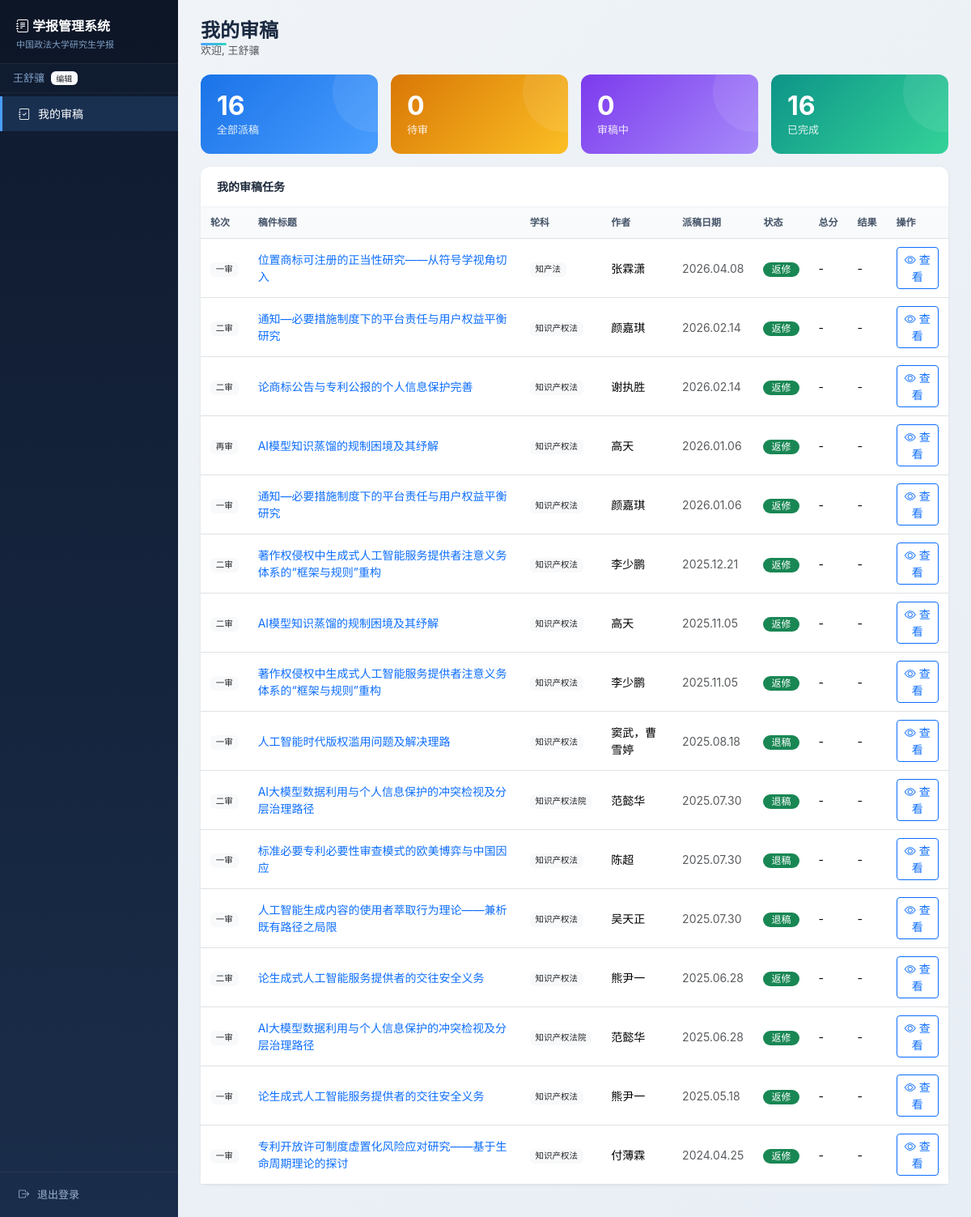
/editor/ (signed in), run on the app's committed database.
### tables this page shows
CREATE TABLE editors (
            id       INTEGER PRIMARY KEY AUTOINCREMENT,
            name     TEXT NOT NULL UNIQUE,
            email    TEXT,
            role     TEXT DEFAULT '编辑',
            subjects TEXT,
            notes    TEXT,
            active   INTEGER DEFAULT 1
        , password_hash TEXT DEFAULT NULL, last_login TEXT);

CREATE TABLE assignments (
            id              INTEGER PRIMARY KEY AUTOINCREMENT,
            submission_id   INTEGER NOT NULL REFERENCES submissions(id),
            editor_id       INTEGER NOT NULL REFERENCES editors(id),
            round           TEXT NOT NULL DEFAULT '一审',
            assigned_date   TEXT NOT NULL,
            deadline        TEXT,
            status          TEXT DEFAULT '待审',
            result          TEXT,
            result_date     TEXT,
            opinion_summary TEXT,
            notes           TEXT,
            created_at      TEXT DEFAULT (datetime('now','localtime'))
        , score_topic REAL, score_argument REAL, score_innovation REAL, score_standard REAL, score_total REAL, review_opinion TEXT, review_comment TEXT, file_review TEXT, file_annotated TEXT, reviewed_at TEXT);

CREATE TABLE submissions (
            id              INTEGER PRIMARY KEY AUTOINCREMENT,
            title           TEXT NOT NULL,
            field           TEXT NOT NULL,
            sub_field       TEXT,
            submission_type TEXT DEFAULT '正常来稿',
            author1_id      INTEGER REFERENCES authors(id),
            author2_id      INTEGER REFERENCES authors(id),
            received_date   TEXT NOT NULL,
            status          TEXT DEFAULT '待处理',
            issue           TEXT,
            file_path       TEXT,
            notes           TEXT,
            created_at      TEXT DEFAULT (datetime('now','localtime')),
            updated_at      TEXT DEFAULT (datetime('now','localtime'))
        );

CREATE TABLE authors (
            id          INTEGER PRIMARY KEY AUTOINCREMENT,
            name        TEXT NOT NULL,
            email       TEXT,
            phone       TEXT,
            address     TEXT,
            affiliation TEXT,
            department  TEXT,
            grade       TEXT,
            notes       TEXT,
            created_at  TEXT DEFAULT (datetime('now','localtime'))
        );

### webapp.py (the view)
@app.route("/editor/")
@login_required
def editor_dashboard():
    conn = get_conn()
    eid = current_user.id
    assigns = conn.execute("""
        SELECT a.id, a.round, a.status, a.result, a.assigned_date, a.deadline,
               a.score_total, a.review_opinion, a.reviewed_at,
               a.file_review, a.file_annotated,
               s.id AS sid, s.title, s.field, s.submission_type,
               au.name AS author_name, au.affiliation AS author_aff
        FROM assignments a
        JOIN submissions s ON a.submission_id = s.id
        LEFT JOIN authors au ON s.author1_id = au.id
        WHERE a.editor_id=?
        ORDER BY a.status='待审' DESC, a.assigned_date DESC
    """, (eid,)).fetchall()
    stats = {
        "total": len(assigns),
        "pending": sum(1 for a in assigns if a["status"] == "待审"),
        "reviewing": sum(1 for a in assigns if a["status"] == "审稿中"),
        "done": sum(1 for a in assigns if a["status"] in ("已返回", "已通过", "返修", "退稿")),
    }
    conn.close()
    return render_template("editor_dashboard.html", assigns=assigns, stats=stats)

### webapp.py (called while the page is built)
@login_manager.user_loader
def load_user(user_id):
    conn = get_conn()
    row = conn.execute("SELECT * FROM editors WHERE id=?", (user_id,)).fetchone()
    conn.close()
    return EditorUser(row) if row else None

def get_conn():
    conn = sqlite3.connect(DB_PATH)
    conn.row_factory = sqlite3.Row
    conn.execute("PRAGMA foreign_keys=ON")
    return conn

def need_setup():
    conn = get_conn()
    cnt = conn.execute(
        "SELECT COUNT(*) FROM editors WHERE password_hash IS NOT NULL"
    ).fetchone()[0]
    conn.close()
    return cnt == 0

@app.before_request
def before_request():
    if not need_setup():
        return
    if request.endpoint not in ("setup", "static"):
        return redirect(url_for("setup"))

    @property
    def is_admin(self):
        return self.role in ("主编", "管理员")

### templates/editor_dashboard.html (shortened to what this page needs)
{% extends "base.html" %}
{% block content %}
<div class="page-header">
    <h4>我的审稿</h4>
    <p class="text-muted">欢迎, {{ current_user.name }}</p>
</div>
<div class="row g-3 mb-3">
    <div class="col-md-3">
        <div class="stat-card stat-blue">
            <div class="number">{{ stats.total }}</div>
            <div class="label">全部派稿</div>
        </div>
    </div>
    <div class="col-md-3">
        <div class="stat-card stat-orange">
            <div class="number">{{ stats.pending }}</div>
            <div class="label">待审</div>
        </div>
    </div>
    <div class="col-md-3">
        <div class="stat-card stat-purple">
            <div class="number">{{ stats.reviewing }}</div>
            <div class="label">审稿中</div>
        </div>
    </div>
    <div class="col-md-3">
        <div class="stat-card stat-green">
            <div class="number">{{ stats.done }}</div>
            <div class="label">已完成</div>
        </div>
    </div>
</div>
<div class="card">
    <div class="card-header">我的审稿任务</div>
    <div class="card-body p-0">
        {% if assigns %}
        <div class="table-responsive">
            <table class="table table-hover mb-0">
                <thead>
                    <tr>
                        <th>轮次</th><th>稿件标题</th><th>学科</th><th>作者</th>
                        <th>派稿日期</th><th>状态</th><th>总分</th><th>结果</th><th>操作</th>
                    </tr>
                </thead>
                <tbody>
                    {% for a in assigns %}
                    <tr class="tr-{{ a.status }}">
                        <td><span class="badge bg-light text-dark">{{ a.round }}</span></td>
                        <td><a href="{{ url_for('submission_detail', sid=a.sid) }}" class="text-decoration-none">{{ a.title[:35] }}{% if a.title|length > 35 %}…{% endif %}</a></td>
                        <td><span class="badge bg-light text-dark">{{ a.field }}</span></td>
                        <td>{{ a.author_name or '-' }}</td>
                        <td class="text-muted">{{ a.assigned_date }}</td>
                        <td><span class="badge badge-status
                            {% if a.status == '待审' %}bg-secondary
                            {% elif a.status == '审稿中' %}bg-warning text-dark
                            {% elif a.status == '已返回' %}bg-info text-dark
                            {% elif a.status in ('已通过','返修','退稿') %}bg-success
                            {% else %}bg-secondary{% endif %}">{{ a.status }}</span></td>
                        <td>{{ a.score_total if a.score_total else '-' }}</td>
                        <td>{{ a.review_opinion if a.review_opinion else '-' }}</td>
                        <td>
                            {% if a.status in ('待审', '审稿中') %}
                            <a href="{{ url_for('editor_review', aid=a.id) }}" class="btn btn-sm btn-primary">
                                <i class="bi bi-pencil"></i> 审稿
                            </a>
                            {% else %}
                            <a href="{{ url_for('editor_review', aid=a.id) }}" class="btn btn-sm btn-outline-primary">
                                <i class="bi bi-eye"></i> 查看
                            </a>
                            {% endif %}
                        </td>
                    </tr>
                    {% endfor %}
                </tbody>
            </table>
        </div>
        {% else %}
        <div class="empty-state"><i class="bi bi-inbox"></i><p>暂无审稿任务</p></div>
        {% endif %}
    </div>
</div>
{% endblock %}

### templates/base.html (shortened to what this page needs)
<!DOCTYPE html>
<html lang="zh-CN">
<head>
    <link href="https://cdn.bootcdn.net/ajax/libs/bootstrap/5.3.3/css/bootstrap.min.css" rel="stylesheet">
    <link rel="stylesheet" href="https://cdn.bootcdn.net/ajax/libs/bootstrap-icons/1.11.3/font/bootstrap-icons.min.css">
</head>
<body>
    {% if current_user.is_authenticated %}
    <nav class="sidebar d-none d-md-block">
        <div class="brand">
            <i class="bi bi-journal-text me-1"></i>学报管理系统
            <small>中国政法大学研究生学报</small>
        </div>
        <div class="px-3 py-2" style="border-bottom:1px solid rgba(255,255,255,.06);font-size:13px">
            <span style="color:#7e9ec4">{{ current_user.name }}</span>
            <span class="badge bg-light text-dark ms-1" style="font-size:10px">{{ current_user.role }}</span>
        </div>
        <ul class="nav flex-column mt-1">
            <li class="nav-item">
                <a class="nav-link {% if request.path.startswith('/editor/') %}active{% endif %}" href="{{ url_for('editor_dashboard') }}">
                    <i class="bi bi-journal-check"></i>我的审稿
                </a>
            </li>
        </ul>
        <div style="position:absolute;bottom:0;left:0;right:0;padding:12px 20px;border-top:1px solid rgba(255,255,255,.06)">
            <a href="{{ url_for('logout') }}" class="nav-link" style="padding:6px 0;color:#9bb3d1;font-size:13px">
                <i class="bi bi-box-arrow-right"></i>退出登录
            </a>
        </div>
    </nav>
    {% endif %}
    <div class="main">
        {% block content %}{% endblock %}
    </div>
</body>
</html>

### templates/base.html (style rules this page uses)
body { background: linear-gradient(135deg, #f0f4f8 0%, #e8eef5 100%); font-family: -apple-system, "Microsoft YaHei", "PingFang SC", sans-serif; }
.sidebar { position: fixed; top: 0; bottom: 0; left: 0; width: 220px; background: linear-gradient(180deg, #0f1a2e 0%, #1a2d4a 100%); z-index: 100; padding-top: 0; overflow-y: auto; }
.sidebar .brand { padding: 20px 20px 14px; color: #fff; font-size: 16px; font-weight: 700; border-bottom: 1px solid rgba(255,255,255,.08); background: rgba(0,0,0,.15); }
.sidebar .brand small { display: block; font-size: 11px; font-weight: 400; color: #7e9ec4; margin-top: 3px; }
.sidebar .nav-link { color: #9bb3d1; padding: 11px 20px; font-size: 14px; border-radius: 0; transition: all .2s; border-left: 3px solid transparent; }
.sidebar .nav-link.active { color: #fff; background: rgba(74,158,255,.15); border-left: 3px solid #4a9eff; }
.sidebar .nav-link i { margin-right: 10px; width: 18px; text-align: center; }
.main { margin-left: 220px; padding: 24px 28px; min-height: 100vh; }
.page-header { margin-bottom: 20px; }
.page-header h4 { margin: 0; font-weight: 700; color: #1a2940; position: relative; display: inline-block; }
.page-header h4::after { content: ''; position: absolute; bottom: -3px; left: 0; width: 32px; height: 3px; background: linear-gradient(90deg, #4a9eff, #2dd4bf); border-radius: 2px; }
.page-header .text-muted { font-size: 13px; }
.card { border: none; border-radius: 12px; box-shadow: 0 1px 4px rgba(0,0,0,.06); margin-bottom: 16px; background: #fff; transition: box-shadow .2s; }
.card-header { background: #fff; border-bottom: 1px solid #f0f2f5; padding: 14px 20px; font-weight: 600; font-size: 14px; border-radius: 12px 12px 0 0 !important; color: #1e293b; }
.stat-card { padding: 20px; border-radius: 12px; color: #fff; transition: transform .15s, box-shadow .2s; position: relative; overflow: hidden; }
.stat-card::after { content: ''; position: absolute; top: -30%; right: -20%; width: 100px; height: 100px; border-radius: 50%; background: rgba(255,255,255,.08); }
.stat-card .number { font-size: 32px; font-weight: 700; line-height: 1.2; }
.stat-card .label { font-size: 13px; opacity: .87; }
.stat-blue { background: linear-gradient(135deg, #1a73e8, #4a9eff); }
.stat-green { background: linear-gradient(135deg, #0d9488, #34d399); }
.stat-orange { background: linear-gradient(135deg, #d97706, #fbbf24); }
.stat-purple { background: linear-gradient(135deg, #7c3aed, #a78bfa); }
.table th { font-weight: 600; color: #475569; font-size: 12px; text-transform: none; border-top: none; white-space: nowrap; background: #f8fafc; padding: 10px 12px !important; }
.table td { vertical-align: middle; font-size: 14px; padding: 10px 12px !important; }
.badge-status { font-size: 12px; padding: 3px 10px; border-radius: 12px; font-weight: 500; }
.badge { font-weight: 500; }

### data on the page
editors: name "王舒骧", role "编辑"
assignments: round "一审", title "位置商标可注册的正当性研究——从符号学视角切入", field "知产法", name "张霖潇", assigned_date "2026.04.08", status "返修", score_total "-", review_opinion "-"
assignments: round "二审", title "通知—必要措施制度下的平台责任与用户权益平衡研究", field "知识产权法", name "颜嘉琪", assigned_date "2026.02.14", status "返修", score_total "-", review_opinion "-"
assignments: round "二审", title "论商标公告与专利公报的个人信息保护完善", field "知识产权法", name "谢执胜", assigned_date "2026.02.14", status "返修", score_total "-", review_opinion "-"
assignments: round "再审", title "AI模型知识蒸馏的规制困境及其纾解", field "知识产权法", name "高天", assigned_date "2026.01.06", status "返修", score_total "-", review_opinion "-"
assignments: round "一审", title "通知—必要措施制度下的平台责任与用户权益平衡研究", field "知识产权法", name "颜嘉琪", assigned_date "2026.01.06", status "返修", score_total "-", review_opinion "-"
assignments: round "二审", title "著作权侵权中生成式人工智能服务提供者注意义务体系的“框架与规则”重构", field "知识产权法", name "李少鹏", assigned_date "2025.12.21", status "返修", score_total "-", review_opinion "-"
assignments: round "二审", title "AI模型知识蒸馏的规制困境及其纾解", field "知识产权法", name "高天", assigned_date "2025.11.05", status "返修", score_total "-", review_opinion "-"
assignments: round "一审", title "著作权侵权中生成式人工智能服务提供者注意义务体系的“框架与规则”重构", field "知识产权法", name "李少鹏", assigned_date "2025.11.05", status "返修", score_total "-", review_opinion "-"
assignments: round "一审", title "人工智能时代版权滥用问题及解决理路", field "知识产权法", name "窦武，曹雪婷", assigned_date "2025.08.18", status "退稿", score_total "-", review_opinion "-"
assignments: round "二审", title "AI大模型数据利用与个人信息保护的冲突检视及分层治理路径", field "知识产权法院", name "范懿华", assigned_date "2025.07.30", status "退稿", score_total "-", review_opinion "-"
assignments: round "一审", title "标准必要专利必要性审查模式的欧美博弈与中国因应", field "知识产权法", name "陈超", assigned_date "2025.07.30", status "退稿", score_total "-", review_opinion "-"
assignments: round "一审", title "人工智能生成内容的使用者萃取行为理论——兼析既有路径之局限", field "知识产权法", name "吴天正", assigned_date "2025.07.30", status "退稿", score_total "-", review_opinion "-"
assignments: round "二审", title "论生成式人工智能服务提供者的交往安全义务", field "知识产权法", name "熊尹一", assigned_date "2025.06.28", status "返修", score_total "-", review_opinion "-"
assignments: round "一审", title "AI大模型数据利用与个人信息保护的冲突检视及分层治理路径", field "知识产权法院", name "范懿华", assigned_date "2025.06.28", status "返修", score_total "-", review_opinion "-"
assignments: round "一审", title "论生成式人工智能服务提供者的交往安全义务", field "知识产权法", name "熊尹一", assigned_date "2025.05.18", status "返修", score_total "-", review_opinion "-"
assignments: round "一审", title "专利开放许可制度虚置化风险应对研究——基于生命周期理论的探讨", field "知识产权法", name "付薄霖", assigned_date "2024.04.25", status "返修", score_total "-", review_opinion "-"

### other printed values
{{ stats.total }} "16"
{{ stats.pending }} "0"
{{ stats.reviewing }} "0"
{{ stats.done }} "16"
